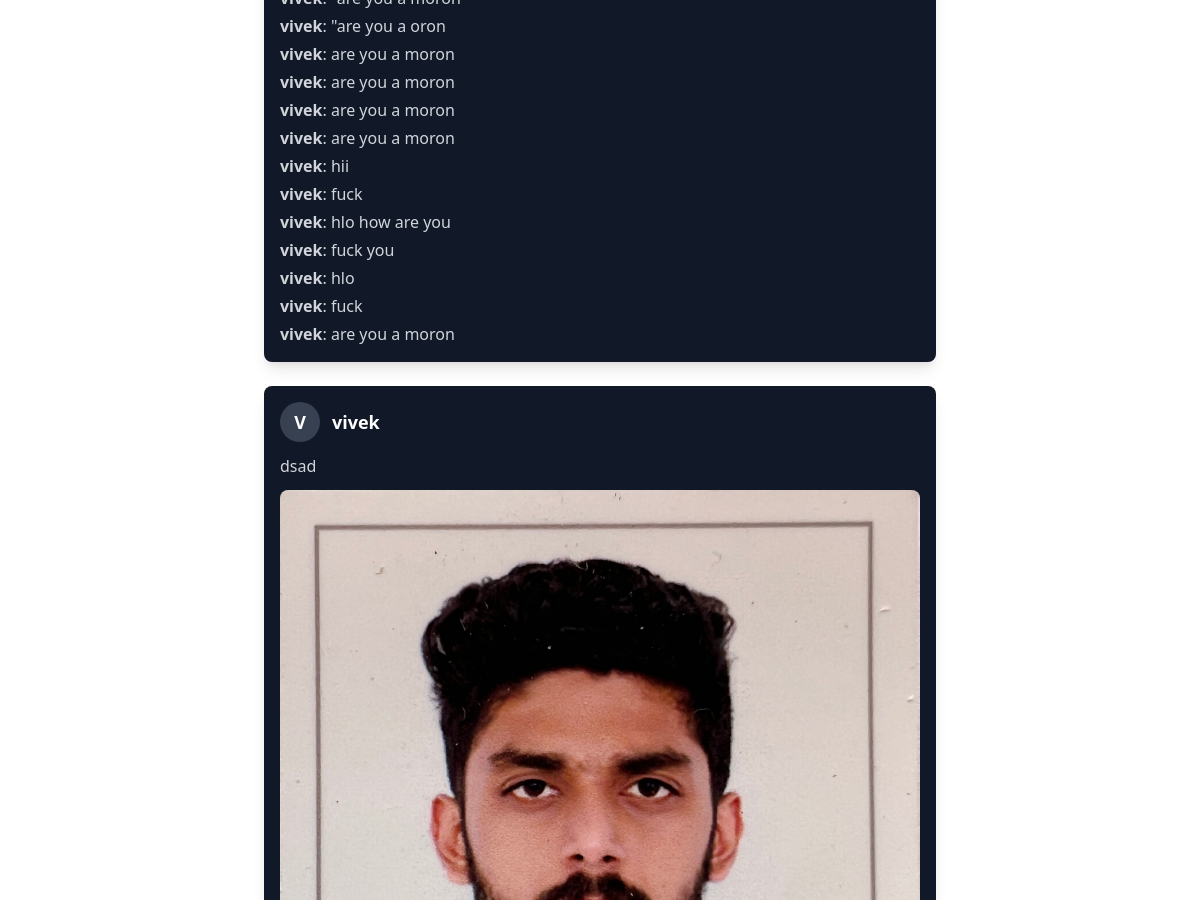
/posts/ (signed in, middle part), run on an earlier commit of the app's database.
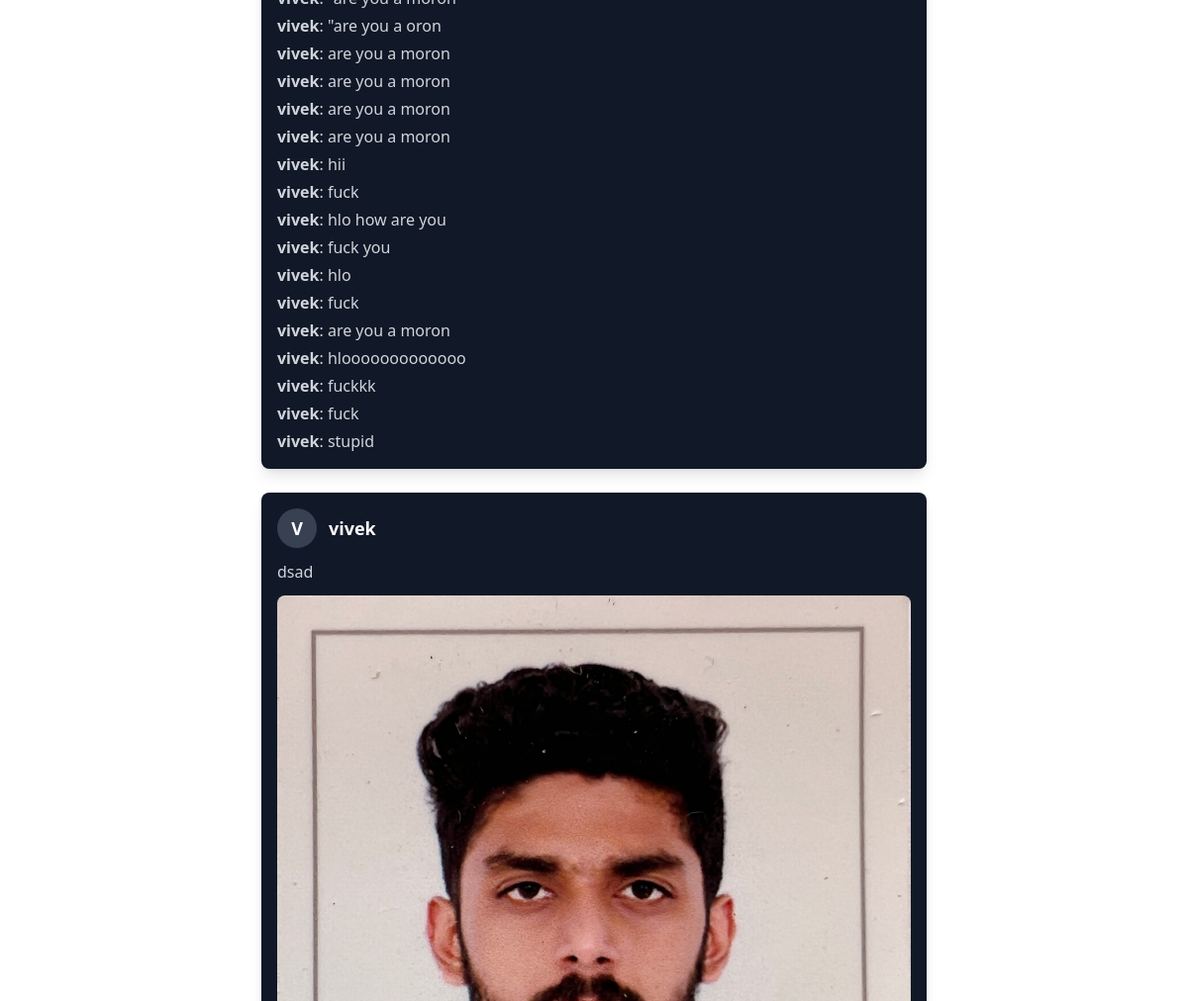
And on a later commit of the database.
### posts/models.py (models this page shows, shortened)
class Comment(models.Model):
    user = models.ForeignKey(User, on_delete=models.CASCADE)
    post = models.ForeignKey(Post, on_delete=models.CASCADE, related_name="comments")
    text = models.TextField()
    created_at = models.DateTimeField(auto_now_add=True)
    flagged = models.BooleanField(default=False)

class Post(models.Model):
    user = models.ForeignKey(User, on_delete=models.CASCADE)
    content = models.TextField(blank=True)
    image = models.ImageField(upload_to='post_images/', blank=True, null=True)
    created_at = models.DateTimeField(auto_now_add=True)

### posts/views.py (the view)
# urls.py: path("", post_list, name="home"),
@never_cache
@login_required
def post_list(request):
    posts = Post.objects.all().order_by("-created_at")
    for post in posts:
        post.is_liked_by_user = post.likes.filter(user=request.user).exists()
    return render(request, "posts/post_list.html", {"posts": posts})

### posts/templates/posts/post_list.html (shortened to what this page needs)
{% extends "base.html" %}
{% block content %}
<div class="max-w-2xl mx-auto mt-10 space-y-6">
    {% for post in posts %}
    <div class="bg-gray-900 text-white rounded-lg shadow-lg p-4">
        <div class="flex items-center space-x-3">
            <div class="bg-gray-700 w-10 h-10 rounded-full flex items-center justify-center text-lg font-bold">
                {{ post.user.username.0|upper }}
            </div>
            <p class="text-lg font-semibold">{{ post.user.username }}</p>
        </div>
        <p class="mt-3 text-gray-300">{{ post.content }}</p>
        {% if post.image %}
            <img src="{{ post.image.url }}" class="mt-3 rounded-lg w-full h-auto object-cover">
        {% endif %}
        <div class="comments-list mt-2" id="comments-list-{{ post.id }}">
            {% for comment in post.comments.all %}
                <p class="text-gray-300 mt-1"><strong>{{ comment.user.username }}</strong>: {{ comment.text }}</p>
            {% endfor %}
        </div>
    </div>
    {% endfor %}
</div>
{% endblock %}

What changed in the data, as far as the page shows it:
added Comment: user.username "vivek", text "hlooooooooooooo", shown under Post (number 1 of 2 on the later page)
added Comment: user.username "vivek", text "fuckkk", shown under Post (number 1 of 2 on the later page)
added Comment: user.username "vivek", text "fuck", shown under Post (number 1 of 2 on the later page)
added Comment: user.username "vivek", text "stupid", shown under Post (number 1 of 2 on the later page)
